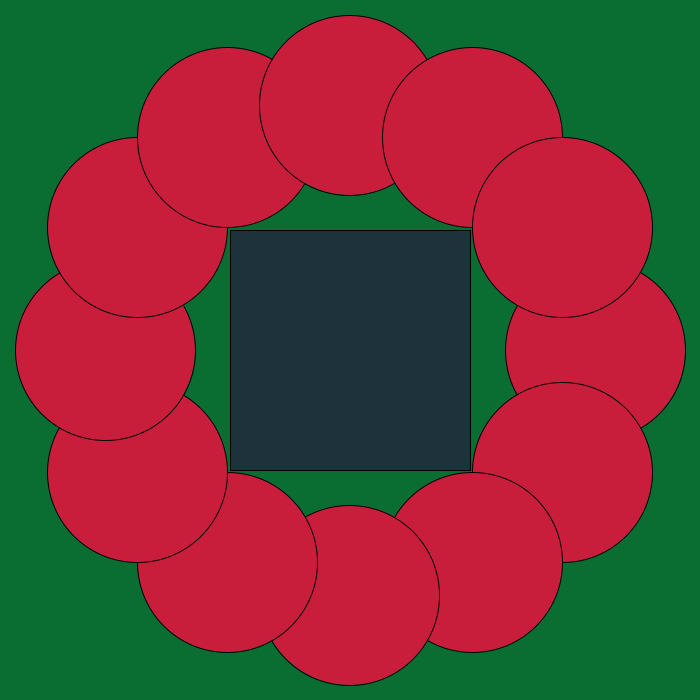
Frame 1 (no input)
Frame 60 (the mouse pressed at the canvas centre just before this capture): identical to frame 1, image omitted
Frame 120 (the mouse held since frame 60 and released just before this capture): identical to frame 1, image omitted

The Processing sketch that drew this single still picture (run headless with seeded random() and noise(); from frame 60 on, the mouse is pressed at the canvas centre):

// Processing sketch: processing_52666
// ── processing_52666.pde

void setup() {
  size(700, 700);
}


void draw() {
  background(10, 110, 50);
  translate(width/2, height/2);


  fill( 30, 50, 60);
  rect(-120, -120, 240, 240);

  float theta = 0.0;
  float radius = 245.0;
  int shapeCount = 12;
  float shapeRadius = 90.0;
  for (int i=0; i<shapeCount; i++) {
    pushMatrix();
    translate(cos(theta)*radius, sin(theta)*radius);
    fill(200, 30, 60);
    ellipse(0, 0, shapeRadius*2, shapeRadius*2);
    popMatrix();
    theta += TWO_PI/shapeCount;
  }
}
